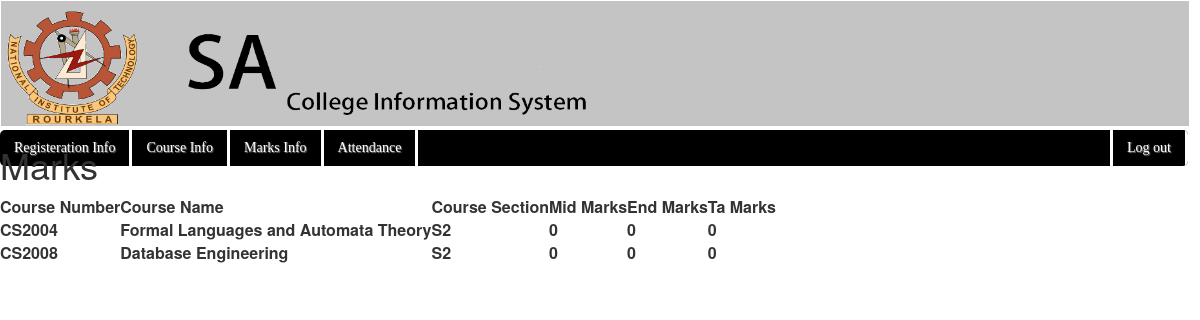
Page /student/117CS0252/marks/ (signed in) on the earlier database version.
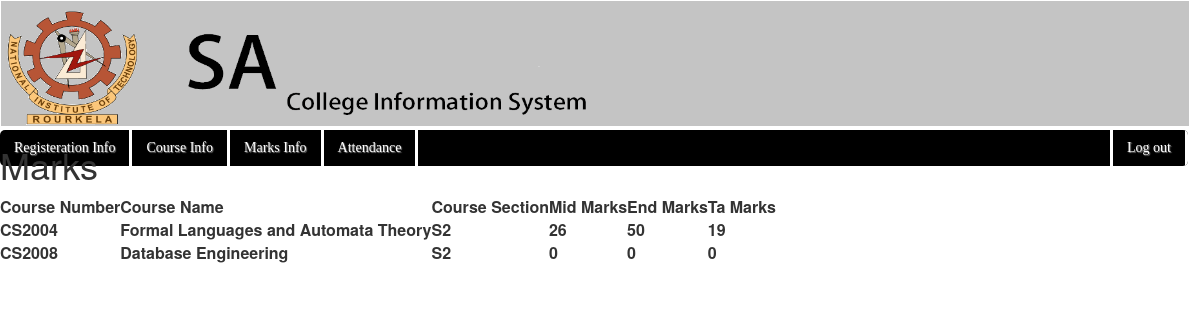
Same page on the later database version.
### data/models.py (models this page shows, shortened)
class CourseSectionStudent(models.Model):
	coursesection = models.ForeignKey(CourseSection, on_delete=models.CASCADE)
	student = models.ForeignKey(Student, on_delete=models.CASCADE)
	mid_marks = models.IntegerField(default=0, validators=[MinValueValidator(0), MaxValueValidator(30)])
	end_marks = models.IntegerField(default=0, validators=[MinValueValidator(0), MaxValueValidator(50)])
	ta_marks = models.IntegerField(default=0, validators=[MinValueValidator(0), MaxValueValidator(20)])
	class Meta:
		unique_together = (('coursesection', 'student'),)

class CourseSection(models.Model):
	course = models.ForeignKey(Course, on_delete=models.CASCADE)
	section = models.ForeignKey(Section, on_delete=models.CASCADE)
	teacher = models.ForeignKey(Teacher, on_delete=models.SET_NULL, null=True)
	students = models.ManyToManyField(Student, through='CourseSectionStudent' ,through_fields=('coursesection','student'),)
	class Meta:
		unique_together = (('course', 'section'),)

class Course(models.Model):
	dept = models.ForeignKey(Dept, on_delete=models.CASCADE)
	sections = models.ManyToManyField(Section, through='CourseSection' ,through_fields=('course','section'),)
	id = models.CharField(primary_key=True,max_length=20)
	name = models.CharField(max_length=50)
	ltp = models.CharField(max_length=20)
	credits = models.IntegerField()
	syllabus = models.TextField()

class Section(models.Model):
	id = models.CharField(primary_key=True,max_length=20)
	location = models.CharField(max_length=200)

### data/views.py (the view)
# urls.py: path('student/<slug:id>/marks/',views.s_marks,name='s_marks'),
@login_required
def s_marks(request,id):
	so = get_object_or_404(Student,pk=id)
	csso = so.coursesectionstudent_set.all()
	return render(request,'data/s_marks.html',{'csso':csso})

### data/templates/data/s_marks.html
{% extends "data/home_s.html" %}
	{% load static %}
        {% block extrahead %}
			<link rel="stylesheet" href="{% static '/css/marks.css' %}">
		{% endblock %}
{% block content %}
    <div class = "marks">
        <h1  >Marks</h1>
        <table >
            <tr>
                <th >Course Number</th>
                <th >Course Name</th>
                <th >Course Section</th>
                <th >Mid Marks</th>
                <th >End Marks</th>
                <th >Ta Marks</th>
            </tr>
            {% for css in csso %}
                    <tr>
                        <th >{{ css.coursesection.course.id }}</th>
                        <th >{{ css.coursesection.course.name }}</th>
                        <th >{{ css.coursesection.section.id }}</th>
                        <th >{{ css.mid_marks }}</th>
                        <th >{{ css.end_marks }}</th>
                        <th >{{ css.ta_marks }}</th>
                    </tr>
            {% endfor %}
        </table>
    </div>
{% endblock %}

Differences in the rows shown:
changed CourseSectionStudent "CS2004": mid_marks "0" → "26"; end_marks "0" → "50"; ta_marks "0" → "19"
